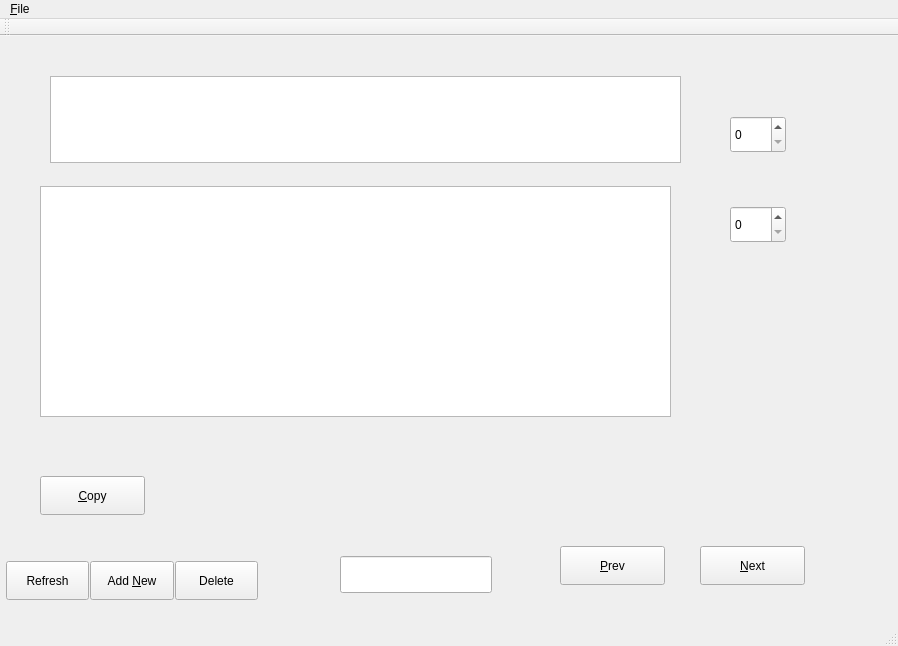
<?xml version="1.0" encoding="UTF-8"?>
<ui version="4.0">
 <class>RevNoteWin</class>
 <widget class="QMainWindow" name="RevNoteWin">
  <property name="geometry">
   <rect>
    <x>0</x>
    <y>0</y>
    <width>898</width>
    <height>646</height>
   </rect>
  </property>
  <property name="sizePolicy">
   <sizepolicy hsizetype="Expanding" vsizetype="Expanding">
    <horstretch>0</horstretch>
    <verstretch>1</verstretch>
   </sizepolicy>
  </property>
  <property name="windowTitle">
   <string>Review Notes</string>
  </property>
  <widget class="QWidget" name="centralwidget">
   <property name="sizePolicy">
    <sizepolicy hsizetype="Expanding" vsizetype="Expanding">
     <horstretch>0</horstretch>
     <verstretch>0</verstretch>
    </sizepolicy>
   </property>
   <widget class="QLineEdit" name="lineSearch">
    <property name="geometry">
     <rect>
      <x>340</x>
      <y>520</y>
      <width>152</width>
      <height>37</height>
     </rect>
    </property>
   </widget>
   <widget class="QTextEdit" name="txtContent">
    <property name="geometry">
     <rect>
      <x>40</x>
      <y>150</y>
      <width>631</width>
      <height>231</height>
     </rect>
    </property>
   </widget>
   <widget class="QTextEdit" name="txtTitle">
    <property name="geometry">
     <rect>
      <x>50</x>
      <y>40</y>
      <width>631</width>
      <height>87</height>
     </rect>
    </property>
   </widget>
   <widget class="QPushButton" name="btnPrev">
    <property name="geometry">
     <rect>
      <x>560</x>
      <y>510</y>
      <width>105</width>
      <height>39</height>
     </rect>
    </property>
    <property name="text">
     <string>&amp;Prev</string>
    </property>
   </widget>
   <widget class="QPushButton" name="btnNext">
    <property name="geometry">
     <rect>
      <x>700</x>
      <y>510</y>
      <width>105</width>
      <height>39</height>
     </rect>
    </property>
    <property name="text">
     <string>&amp;Next</string>
    </property>
   </widget>
   <widget class="QPushButton" name="btnVform">
    <property name="geometry">
     <rect>
      <x>90</x>
      <y>525</y>
      <width>84</width>
      <height>39</height>
     </rect>
    </property>
    <property name="text">
     <string>Add &amp;New</string>
    </property>
   </widget>
   <widget class="QPushButton" name="btnRefresh">
    <property name="geometry">
     <rect>
      <x>6</x>
      <y>525</y>
      <width>83</width>
      <height>39</height>
     </rect>
    </property>
    <property name="text">
     <string>Refresh</string>
    </property>
   </widget>
   <widget class="QPushButton" name="btnDelete">
    <property name="geometry">
     <rect>
      <x>175</x>
      <y>525</y>
      <width>83</width>
      <height>39</height>
     </rect>
    </property>
    <property name="text">
     <string>Delete</string>
    </property>
   </widget>
   <widget class="QSpinBox" name="spinID">
    <property name="geometry">
     <rect>
      <x>730</x>
      <y>80</y>
      <width>56</width>
      <height>37</height>
     </rect>
    </property>
   </widget>
   <widget class="QSpinBox" name="spinCat">
    <property name="geometry">
     <rect>
      <x>730</x>
      <y>170</y>
      <width>56</width>
      <height>37</height>
     </rect>
    </property>
   </widget>
   <widget class="QPushButton" name="btnCopy">
    <property name="geometry">
     <rect>
      <x>40</x>
      <y>440</y>
      <width>105</width>
      <height>39</height>
     </rect>
    </property>
    <property name="text">
     <string>&amp;Copy</string>
    </property>
   </widget>
  </widget>
  <widget class="QMenuBar" name="menubar">
   <property name="geometry">
    <rect>
     <x>0</x>
     <y>0</y>
     <width>898</width>
     <height>34</height>
    </rect>
   </property>
   <widget class="QMenu" name="menu_File">
    <property name="title">
     <string>&amp;File</string>
    </property>
    <addaction name="actionExit"/>
   </widget>
   <addaction name="menu_File"/>
  </widget>
  <widget class="QStatusBar" name="statusbar"/>
  <widget class="QToolBar" name="toolBar">
   <property name="windowTitle">
    <string>toolBar</string>
   </property>
   <attribute name="toolBarArea">
    <enum>TopToolBarArea</enum>
   </attribute>
   <attribute name="toolBarBreak">
    <bool>false</bool>
   </attribute>
  </widget>
  <action name="actionExit">
   <property name="text">
    <string>Exit</string>
   </property>
  </action>
 </widget>
 <resources/>
 <connections/>
</ui>
